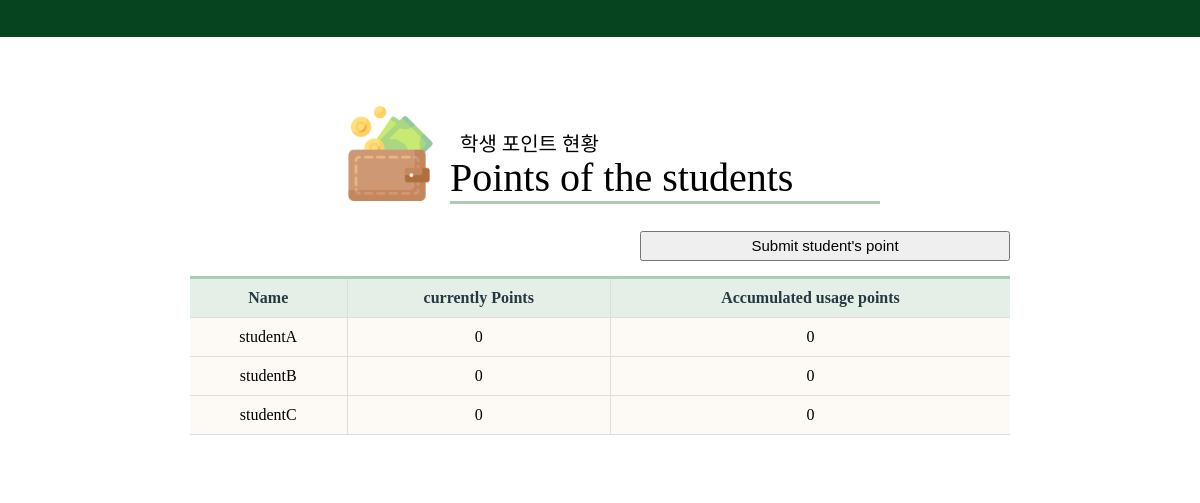
Page /student-log (signed in) on the committed database.
### administrator/models.py (models this page shows, shortened)
class Student(models.Model):
    teacher = models.ForeignKey(User, on_delete=models.CASCADE, null=False)
    name = models.CharField(max_length=10, null=True)
    email = models.EmailField(max_length=100, null = True)
    phone = models.CharField(max_length=20, null=True)
    point =  models.IntegerField( default=0, null=True, blank=True)
    point_used = models.IntegerField(default=0, blank=True, null=True)

### administrator/views.py (the view, shortened to what this page needs)
# urls.py: path('student-log', views.StudentLogView.as_view(), name='student_log'),
class StudentLogView(LoginRequiredMixin, ListView):
    login_url = 'login/'
    template_name = 'administrator/student/point.html'
    model = Student

### administrator/templates/administrator/student/point.html (shortened to what this page needs)
{% extends 'administrator/observation/student.html' %}
{% load static %}
{% block title %}
    <link rel="stylesheet" href="{% static 'All.css' %}" />
{% endblock title %}
{% block subject %}
    <h3>학생 포인트 현황</h3>
    <h1>Points of the students</h1>
{% endblock subject %}
{% block top %}
    <img id="topImg" src="{%static 'main/wallet.png' %}"/>
{% endblock top %}
{%block content %}
<form action="" method="POST" enctype="multipart/form-data">
    <input id = "post_button" role="button" type="submit" name="submit_point" value="Submit student's point"/><br/>
</form>
{% endblock content %}
{% block table %}
    <th >Name</th>
    <th >currently Points</th>
    <th >Accumulated usage points</th>
{% endblock table %}
{% block data %}
{% for object in object_list %}
    {% if object.name == 'teacher' %}
    {% else %}
    <tr>
        <td>{{ object.name }}</td>
        <td>{{ object.point }}</td>
        <td>{{ object.point_used }}</td>
    </tr>
    {% endif %}
{% endfor %}
{% endblock data %}

### administrator/static/All.css (style rules this page uses)
body { display: flex; justify-content: center; align-items: center; background: rgb(255, 255, 255); overflow:auto; }
h1 { position:relative; font-size:40px; color: rgb(0, 0, 0); font-weight:500; top:70px; left:65px; margin-left: auto; margin-right: auto; width:430px; border-bottom:3px solid rgb(172, 204, 180); z-index:0; }
h3 { position:relative; font-size:20px; color: rgb(0, 0, 0); font-weight:500; top:100px; left:70px; margin-left: auto; margin-right: auto; width:420px; z-index:0; }
#topImg { position:relative; display:block; margin:auto; width:95px; height:95px; left:-210px; top:-55px; border-bottom:2px; z-index:2; }
.table th { color: rgb(38, 57, 65); background: rgb(228, 239, 231); text-align: center; }
.table th, .table td { padding: 10px; border: 1px solid #ddd; }
.table th:first-child, .table td:first-child { border-left: 0; }
.table th:last-child, .table td:last-child { border-right: 0; }
.table tr { background: rgb(253, 250, 246); }
.table tr td:first-child { text-align: center; }
#post_button { position:relative; top:-25px; left:450px; width:370px; height:30px; font-size:15px; }

### rows in the picture
Student: name "studentA", point "0", point_used "0"
Student: name "studentB", point "0", point_used "0"
Student: name "studentC", point "0", point_used "0"
